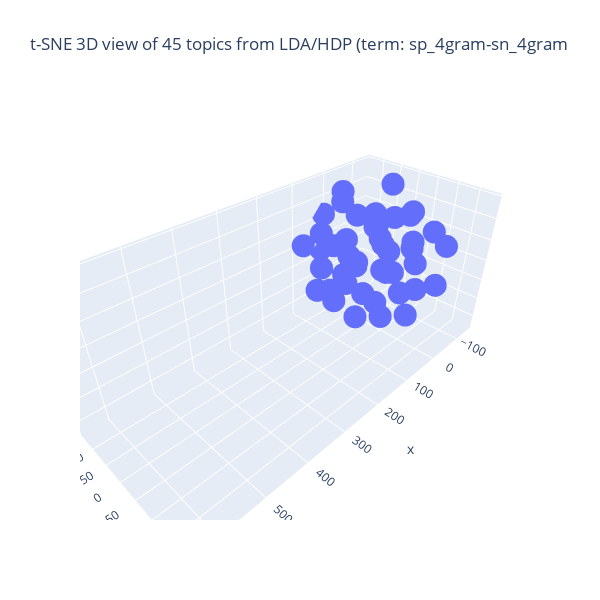

The code cell stored with this chart in its notebook:
### Code cell
## tSNE の結果の可視化 (3D)
import numpy as np
import plotly.graph_objects as go

## 図の大きさを決める
X = pair_top_tsne_3d_fitted[:,0] # 次元 1
Y = pair_top_tsne_3d_fitted[:,1] # 次元 2
Z = pair_top_tsne_3d_fitted[:,2] # 次元 3
fig = go.Figure(data = [go.Scatter3d(x = X, y = Y, z = Z, mode = 'markers')])
## 3D 散布図にラベルを追加する処理は未実装
fig.update_layout(autosize = False, width = 600, height = 600,
                 title = f"t-SNE 3D view of {n_topics} topics from LDA/HDP (term: {sp_term_type}-{sn_term_type}")
fig.show()

### Figure 1 — Plotly figure (JSON) as saved in the notebook; plotly's stock layout.template omitted (floating-point values rounded to 4 significant figures)
{"data": [{"mode": "markers", "type": "scatter3d", "x": [-91.32, -136.3, 69.64, 91.73, -59.42, 17.12, 92.57, 56.93, 23.02, -112.8, 76.89, -6.242, 58.92, 13.43, 78.21, 135.3, 65.93, 30.78, -74.06, -37.12, -62.69, -2.254, -74.12, 64.24, -38.55, -55.78, 147.2, 7.11, 18.79, 9.45, -9.434, -68.13, -9.233, -123.1, -73.22, 93.73, 131.8, -7.817, -58.74, -8.851, 10.23, -29.09, 109.8, -103.1, 631.8], "y": [132.9, 73.85, 74.36, 109.3, 8.524, -135.1, -119.4, 14.73, -95.15, 50.87, -88.21, -93.37, -16.73, -132.6, 67.69, 7.208, -32.42, 143.6, -102.2, 65.8, 138.0, 62.65, 60.07, 13.47, -39.88, -105.0, 25.0, 115.6, -55.41, 38.45, 38.85, -5.688, -44.79, -63.44, -14.53, -64.17, 34.93, 91.21, 53.68, 99.15, 12.42, -14.39, -46.36, -14.62, 188.1], "z": [36.72, 34.22, -59.97, 39.18, -11.24, -30.49, 12.5, -135.5, -127.9, -48.74, -100.4, 120.7, -57.41, 60.05, 121.4, 76.32, 136.6, -13.14, 38.88, -89.45, -47.41, -20.74, 26.61, 12.19, -141.0, -66.89, -42.02, -104.5, 24.57, 43.41, -156.3, 144.7, -51.0, -26.95, -76.78, 62.95, 19.68, 130.5, 94.11, 50.66, 106.8, 53.29, -8.045, 52.13, -175.9]}], "layout": {"autosize": false, "height": 600, "title": {"text": "t-SNE 3D view of 45 topics from LDA/HDP (term: sp_4gram-sn_4gram"}, "width": 600}}
